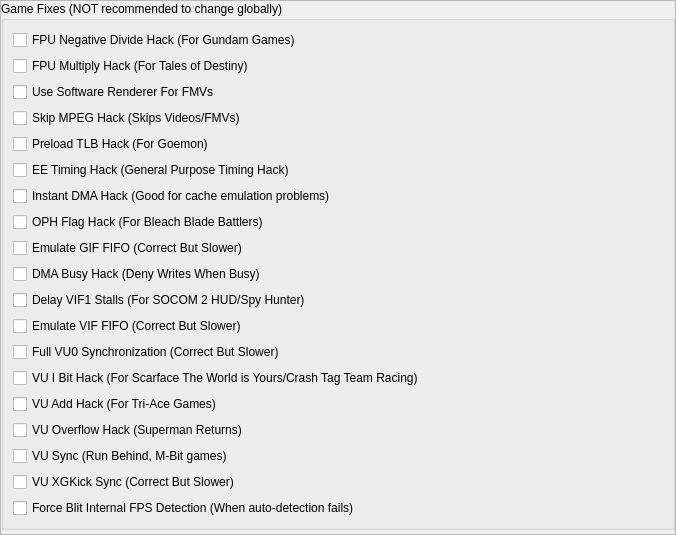
<?xml version="1.0" encoding="UTF-8"?>
<ui version="4.0">
 <class>GameFixSettingsWidget</class>
 <widget class="QWidget" name="GameFixSettingsWidget">
  <property name="geometry">
   <rect>
    <x>0</x>
    <y>0</y>
    <width>676</width>
    <height>535</height>
   </rect>
  </property>
  <property name="windowTitle">
   <string>Form</string>
  </property>
  <layout class="QVBoxLayout" name="verticalLayout_3">
   <property name="leftMargin">
    <number>0</number>
   </property>
   <property name="topMargin">
    <number>0</number>
   </property>
   <property name="rightMargin">
    <number>0</number>
   </property>
   <property name="bottomMargin">
    <number>0</number>
   </property>
   <item>
    <widget class="QScrollArea" name="scrollArea">
     <property name="widgetResizable">
      <bool>true</bool>
     </property>
     <widget class="QWidget" name="scrollAreaWidgetContents">
      <property name="geometry">
       <rect>
        <x>0</x>
        <y>0</y>
        <width>674</width>
        <height>533</height>
       </rect>
      </property>
      <layout class="QVBoxLayout" name="verticalLayout">
       <property name="leftMargin">
        <number>0</number>
       </property>
       <property name="topMargin">
        <number>0</number>
       </property>
       <property name="rightMargin">
        <number>0</number>
       </property>
       <property name="bottomMargin">
        <number>0</number>
       </property>
       <item>
        <widget class="QGroupBox" name="groupBox">
         <property name="title">
          <string>Game Fixes (NOT recommended to change globally)</string>
         </property>
         <layout class="QVBoxLayout" name="verticalLayout_2">
          <item>
           <widget class="QCheckBox" name="FpuNegDivHack">
            <property name="text">
             <string>FPU Negative Divide Hack (For Gundam Games)</string>
            </property>
           </widget>
          </item>
          <item>
           <widget class="QCheckBox" name="FpuMulHack">
            <property name="text">
             <string>FPU Multiply Hack (For Tales of Destiny)</string>
            </property>
           </widget>
          </item>
          <item>
           <widget class="QCheckBox" name="SoftwareRendererFMVHack">
            <property name="text">
             <string>Use Software Renderer For FMVs</string>
            </property>
           </widget>
          </item>
          <item>
           <widget class="QCheckBox" name="SkipMPEGHack">
            <property name="text">
             <string>Skip MPEG Hack (Skips Videos/FMVs)</string>
            </property>
           </widget>
          </item>
          <item>
           <widget class="QCheckBox" name="GoemonTlbHack">
            <property name="text">
             <string>Preload TLB Hack (For Goemon)</string>
            </property>
           </widget>
          </item>
          <item>
           <widget class="QCheckBox" name="EETimingHack">
            <property name="text">
             <string>EE Timing Hack (General Purpose Timing Hack)</string>
            </property>
           </widget>
          </item>
          <item>
           <widget class="QCheckBox" name="InstantDMAHack">
            <property name="text">
             <string>Instant DMA Hack (Good for cache emulation problems)</string>
            </property>
           </widget>
          </item>
          <item>
           <widget class="QCheckBox" name="OPHFlagHack">
            <property name="text">
             <string>OPH Flag Hack (For Bleach Blade Battlers)</string>
            </property>
           </widget>
          </item>
          <item>
           <widget class="QCheckBox" name="GIFFIFOHack">
            <property name="text">
             <string>Emulate GIF FIFO (Correct But Slower)</string>
            </property>
           </widget>
          </item>
          <item>
           <widget class="QCheckBox" name="DMABusyHack">
            <property name="text">
             <string>DMA Busy Hack (Deny Writes When Busy)</string>
            </property>
           </widget>
          </item>
          <item>
           <widget class="QCheckBox" name="VIF1StallHack">
            <property name="text">
             <string>Delay VIF1 Stalls (For SOCOM 2 HUD/Spy Hunter)</string>
            </property>
           </widget>
          </item>
          <item>
           <widget class="QCheckBox" name="VIFFIFOHack">
            <property name="text">
             <string>Emulate VIF FIFO (Correct But Slower)</string>
            </property>
           </widget>
          </item>
          <item>
           <widget class="QCheckBox" name="FullVU0SyncHack">
            <property name="text">
             <string>Full VU0 Synchronization (Correct But Slower)</string>
            </property>
           </widget>
          </item>
          <item>
           <widget class="QCheckBox" name="IbitHack">
            <property name="text">
             <string>VU I Bit Hack (For Scarface The World is Yours/Crash Tag Team Racing)</string>
            </property>
           </widget>
          </item>
          <item>
           <widget class="QCheckBox" name="VuAddSubHack">
            <property name="text">
             <string>VU Add Hack (For Tri-Ace Games)</string>
            </property>
           </widget>
          </item>
          <item>
           <widget class="QCheckBox" name="VUOverflowHack">
            <property name="text">
             <string>VU Overflow Hack (Superman Returns)</string>
            </property>
           </widget>
          </item>
          <item>
           <widget class="QCheckBox" name="VUSyncHack">
            <property name="text">
             <string>VU Sync (Run Behind, M-Bit games)</string>
            </property>
           </widget>
          </item>
          <item>
           <widget class="QCheckBox" name="XgKickHack">
            <property name="text">
             <string>VU XGKick Sync (Correct But Slower)</string>
            </property>
           </widget>
          </item>
          <item>
           <widget class="QCheckBox" name="BlitInternalFPSHack">
            <property name="text">
             <string>Force Blit Internal FPS Detection (When auto-detection fails)</string>
            </property>
           </widget>
          </item>
         </layout>
        </widget>
       </item>
       <item>
        <spacer name="verticalSpacer">
         <property name="orientation">
          <enum>Qt::Vertical</enum>
         </property>
         <property name="sizeHint" stdset="0">
          <size>
           <width>20</width>
           <height>40</height>
          </size>
         </property>
        </spacer>
       </item>
      </layout>
     </widget>
    </widget>
   </item>
  </layout>
 </widget>
 <resources>
  <include location="../resources/resources.qrc"/>
 </resources>
 <connections/>
</ui>
